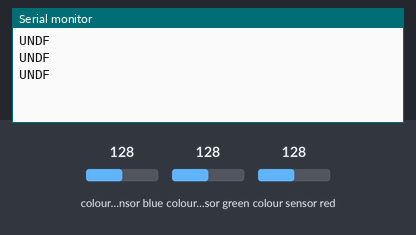
A sketch run on a simulated Arduino Uno, built with avr-gcc and run on an emulated ATmega328P. Parts: the last lines printed to the serial monitor. Wiring (inferred from the names in the program): TCS3200 colour sensor: output pin 8; S2 pin 5; S3 pin 6; S0 pin 3; S1 pin 4. The test bench sets the inputs (shaded band); at power-on: colour sensor blue 128, colour sensor green 128, colour sensor red 128.

Above: at 1.2 s.
1.3 s: colour sensor blue set to 5
At 1.71 s:
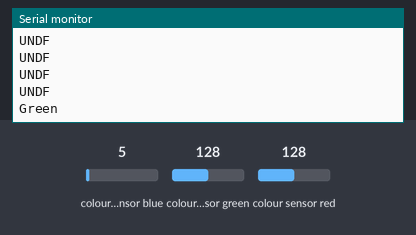
3.6 s: colour sensor green set to 5
At 4.12 s:
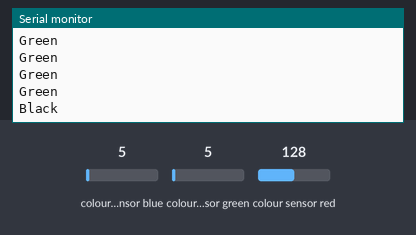
6.0 s: colour sensor red set to 191
At 6.53 s:
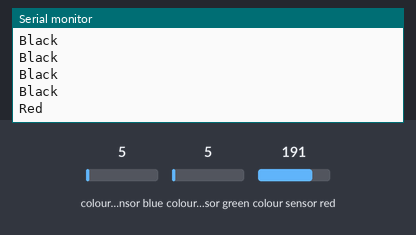
8.4 s: colour sensor blue set to 128
At 8.93 s:
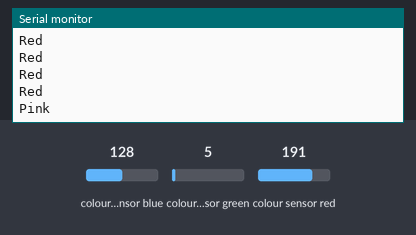
10.8 s: colour sensor green set to 128
At 11.34 s:
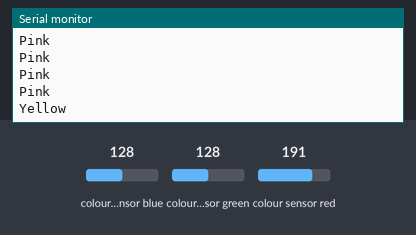

The sketch:

SensorColor.ino
```cpp
//Sensor pin otputs
#define S0 3
#define S1 4
#define S2 5
#define S3 6
//Input
#define sensorOut 8

int frequencyR=0, frequencyG=0, frequencyB =0;

void setup(){
  //configuran la frecuencia
  pinMode(S0, OUTPUT);
  pinMode(S1, OUTPUT);

  //seleccionan el color
  pinMode(S2, OUTPUT);
  pinMode(S3, OUTPUT);

  //salida
  pinMode(sensorOut, INPUT);

  digitalWrite(S0,HIGH);
  digitalWrite(S1,LOW);

  Serial.begin(9600);

}

void loop() {
  getFreq();
  showColor();
}

void getFreq(){     //Gets the frequencies of the red, green and blue filters
    // Setting red filtered photodiodes to be read
  digitalWrite(S2,LOW);
  digitalWrite(S3,LOW);
  // Reading the output frequency
  frequencyR = pulseIn(sensorOut, LOW);
  //Remaping the value of the frequency to the RGB Model of 0 to 255
  frequencyR = map(frequencyR, 20,44,0,255);
  // Printing the value on the serial monitor
//  Serial.print("R= ");//printing name
//  Serial.print(frequencyR);//printing RED color frequency
//  Serial.print("  ");
  delay(100);


  // Setting Green filtered photodiodes to be read
  digitalWrite(S2,HIGH);
  digitalWrite(S3,HIGH);
  // Reading the output frequency
  frequencyG = pulseIn(sensorOut, LOW);
  //Remaping the value of the frequency to the RGB Model of 0 to 255
  frequencyG = map(frequencyG,24,44,0,255);
  // Printing the value on the serial monitor
//  Serial.print("G= ");//printing name
//  Serial.print(frequencyG);//printing RED color frequency
//  Serial.print("  ");
  delay(100);

  // Setting Blue filtered photodiodes to be read
  digitalWrite(S2,LOW);
  digitalWrite(S3,HIGH);
  // Reading the output frequency
  frequencyB = pulseIn(sensorOut, LOW);
  //Remaping the value of the frequency to the RGB Model of 0 to 255
  frequencyB = map(frequencyB, 17,46,0,255);
  // Printing the value on the serial monitor
//  Serial.print("B= ");//printing name
//  Serial.print(frequencyB);//printing RED color frequency
//  Serial.println("  ");
  delay(100);
}

void showColor()      //Comparison code of frequencies
{
  if(frequencyR<frequencyB&&frequencyB<frequencyG){
    //Pink, red, Black
    if(frequencyR>200){
      Serial.println("Black");
    }
    else if(frequencyB-frequencyR>210){
      Serial.println("Red");
    }else{
      Serial.println("Pink");
    }
  }else if(frequencyG<frequencyR&&frequencyR<frequencyB){
    //White, green
    if(frequencyB-frequencyR>100){
      Serial.println("Green");
    }else{
      Serial.println("White");
    }
  }else if(frequencyB<frequencyG&&frequencyG<frequencyR){
    //Blue
    Serial.println("Blue");
  }else if(frequencyB<frequencyR&&frequencyR<frequencyG){
    //Black
    Serial.println("Black");
  }else if(frequencyR<frequencyG&&frequencyG<frequencyB){
    //Yellow
    Serial.println("Yellow");
  }else{
    Serial.println("UNDF");
  }

}
```

Measured:
- after the input at 1.3 s, the serial monitor: prints a new line after 0.20 s (image 1)
- after the input at 3.6 s, the serial monitor: prints a new line after 0.31 s (image 2)
- after the input at 6.0 s, the serial monitor: prints a new line after 0.32 s (image 3)
- after the input at 8.4 s, the serial monitor: prints a new line after 0.33 s (image 4)
- after the input at 10.8 s, the serial monitor: prints a new line after 0.34 s (image 5)
